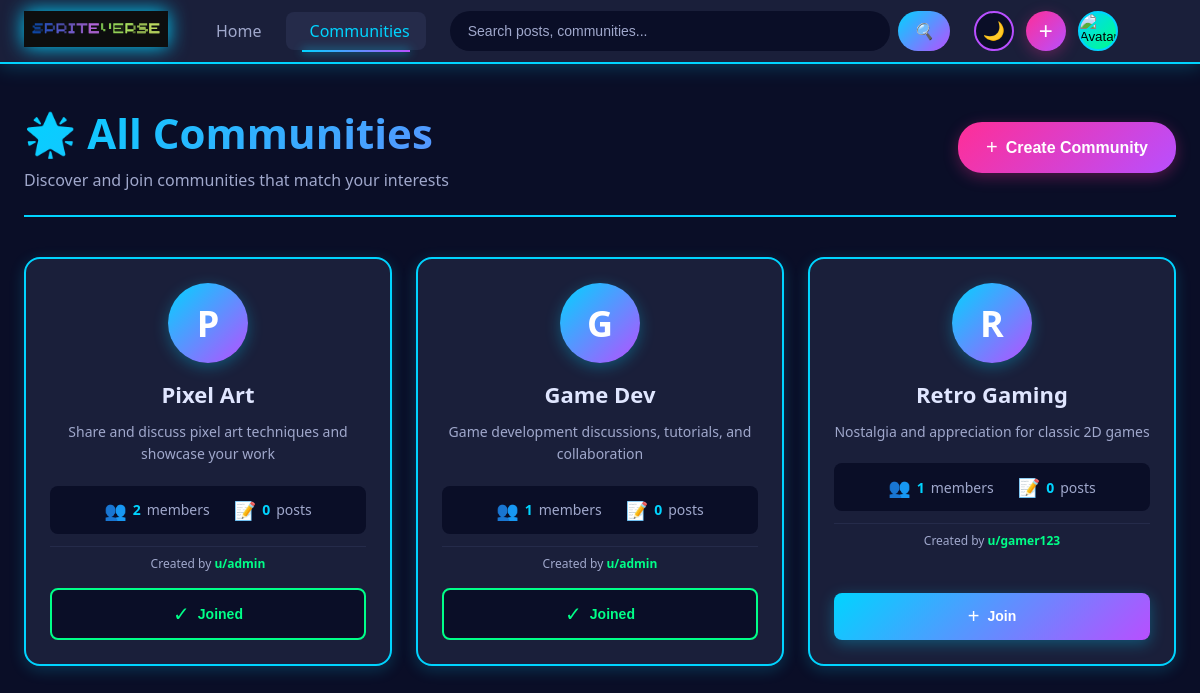
The page /communities.php (signed in) on the database its author committed.
### tables this page shows
CREATE TABLE communities (
    id INT AUTO_INCREMENT PRIMARY KEY,
    name VARCHAR(100) UNIQUE NOT NULL,
    description TEXT,
    icon_url VARCHAR(255) DEFAULT NULL,
    created_by INT NOT NULL,
    created_at TIMESTAMP DEFAULT CURRENT_TIMESTAMP,
    FOREIGN KEY (created_by) REFERENCES users(id) ON DELETE CASCADE,
    INDEX idx_name (name)
);

CREATE TABLE users (
    id INT AUTO_INCREMENT PRIMARY KEY,
    username VARCHAR(50) UNIQUE NOT NULL,
    email VARCHAR(100) UNIQUE NOT NULL,
    password_hash VARCHAR(255) NOT NULL,
    avatar_url VARCHAR(255) DEFAULT NULL,
    bio TEXT DEFAULT NULL,
    created_at TIMESTAMP DEFAULT CURRENT_TIMESTAMP,
    INDEX idx_username (username),
    INDEX idx_email (email)
);

### config.php (called while the page is built, shortened)
<?php
function isLoggedIn() {
  return isset($_SESSION['user_id']);
}
function getCurrentUserId() {
  return $_SESSION['user_id'] ?? null;
}
?>

### communities.php (the view, shortened to what this page needs)
<?php
require_once 'config.php';
$query = "SELECT
            c.id,
            c.name,
            c.description,
            c.icon_url,
            c.created_at,
            u.username as creator_username,
            COUNT(DISTINCT cm.id) as member_count,
            COUNT(DISTINCT p.id) as post_count
          FROM communities c
          LEFT JOIN users u ON c.created_by = u.id
          LEFT JOIN community_members cm ON c.id = cm.community_id
          LEFT JOIN posts p ON c.id = p.community_id
          GROUP BY c.id
          ORDER BY member_count DESC, c.created_at DESC";
$result = $conn->query($query);
$communities = [];
if ($result) {
  while ($row = $result->fetch_assoc()) {
    $communities[] = $row;
  }
}
$joinedCommunities = [];
if (isLoggedIn()) {
  $userId = getCurrentUserId();
  $joinedQuery = "SELECT community_id FROM community_members WHERE user_id = ?";
  $joinedStmt = $conn->prepare($joinedQuery);
  $joinedStmt->bind_param("i", $userId);
  $joinedStmt->execute();
  $joinedResult = $joinedStmt->get_result();
  while ($row = $joinedResult->fetch_assoc()) {
    $joinedCommunities[] = $row['community_id'];
  }
}
?>
<!DOCTYPE html>
<html lang="en">
<head>
  <link rel="stylesheet" href="css/navbar.css">
  <link rel="stylesheet" href="css/communities.css">
  <link rel="stylesheet" href="css/modal.css">
</head>
<body <?php echo isLoggedIn() ? 'data-logged-in="true"' : 'data-logged-in="false"'; ?>>
  <?php include 'navbar.php'; ?>
  <main class="communities-container">
    <section class="communities-header">
      <div class="header-content">
        <h1 class="page-title">🌟 All Communities</h1>
        <p class="page-subtitle">Discover and join communities that match your interests</p>
      </div>
      <?php if (isLoggedIn()): ?>
        <button class="create-community-btn" onclick="openCreateCommunityModal()">
          <span class="btn-icon">+</span>
          <span>Create Community</span>
        </button>
      <?php endif; ?>
    </section>
    <section class="communities-grid">
      <?php if (!empty($communities)): ?>
        <?php foreach ($communities as $community): ?>
          <article class="community-card">
            <div class="community-card-icon">
              <?php if ($community['icon_url']): ?>
                <img src="<?php echo htmlspecialchars($community['icon_url']); ?>" alt="<?php echo htmlspecialchars($community['name']); ?>">
              <?php else: ?>
                <span class="icon-placeholder-large">
                  <?php echo strtoupper(substr($community['name'], 0, 1)); ?>
                </span>
              <?php endif; ?>
            </div>
            <div class="community-card-content">
              <h2 class="community-card-title">
                <a href="community.php?id=<?php echo $community['id']; ?>">
                  <?php echo htmlspecialchars($community['name']); ?>
                </a>
              </h2>
              <p class="community-card-description">
                <?php echo htmlspecialchars(substr($community['description'], 0, 120)); ?>
              </p>
              <div class="community-card-stats">
                <span class="stat-item">
                  <span class="stat-icon">👥</span>
                  <span class="stat-value"><?php echo number_format($community['member_count']); ?></span>
                  <span class="stat-label">members</span>
                </span>
                <span class="stat-item">
                  <span class="stat-icon">📝</span>
                  <span class="stat-value"><?php echo number_format($community['post_count']); ?></span>
                  <span class="stat-label">posts</span>
                </span>
              </div>
              <div class="community-card-creator">
                Created by <span class="creator-name">u/<?php echo htmlspecialchars($community['creator_username']); ?></span>
              </div>
            </div>
            <div class="community-card-actions">
              <?php if (isLoggedIn()): ?>
                <?php if (in_array($community['id'], $joinedCommunities)): ?>
                  <button class="btn-joined" onclick="window.location.href='community.php?id=<?php echo $community['id']; ?>'">
                    <span class="btn-icon">✓</span>
                    <span>Joined</span>
                  </button>
                <?php else: ?>
                  <button class="btn-join" onclick="joinCommunity(<?php echo $community['id']; ?>, this)">
                    <span class="btn-icon">+</span>
                    <span>Join</span>
                  </button>
                <?php endif; ?>
              <?php endif; ?>
            </div>
          </article>
        <?php endforeach; ?>
      <?php endif; ?>
    </section>
  </main>
</body>
</html>

### css/navbar.css (style rules this page uses)
:root { --bg-primary: #0a0e27; --bg-secondary: #1a1f3a; --bg-hover: #252b4a; --text-primary: #e0e6ff; --text-secondary: #a0a8cc; --neon-blue: #00d4ff; --neon-purple: #b84fff; --neon-pink: #ff2e97; --neon-green: #00ff88; --shadow-glow: 0 0 20px rgba(0, 212, 255, 0.3); --navbar-height: 64px; }
* { margin: 0; padding: 0; box-sizing: border-box; }
body { font-family: 'Segoe UI', Tahoma, Geneva, Verdana, sans-serif; background-color: var(--bg-primary); color: var(--text-primary); transition: background-color 0.3s ease, color 0.3s ease; }

### css/communities.css (style rules this page uses)
.communities-container { max-width: 1400px; margin: 0 auto; padding: 40px 24px; min-height: calc(100vh - var(--navbar-height)); }
.communities-header { display: flex; align-items: center; justify-content: space-between; margin-bottom: 40px; padding-bottom: 24px; border-bottom: 2px solid var(--neon-blue); }
.header-content { flex: 1; }
.page-title { font-size: 42px; font-weight: 800; color: var(--text-primary); margin-bottom: 8px; background: linear-gradient(135deg, var(--neon-blue), var(--neon-purple)); -webkit-background-clip: text; -webkit-text-fill-color: transparent; background-clip: text; }
.page-subtitle { font-size: 16px; color: var(--text-secondary); }
.create-community-btn { padding: 14px 28px; background: linear-gradient(135deg, var(--neon-pink), var(--neon-purple)); border: none; border-radius: 24px; color: white; font-weight: 700; font-size: 16px; cursor: pointer; display: flex; align-items: center; gap: 8px; transition: all 0.3s ease; box-shadow: 0 4px 15px rgba(255, 46, 151, 0.3); }
.btn-icon { font-size: 20px; font-weight: 300; }
.communities-grid { display: grid; grid-template-columns: repeat(auto-fill, minmax(320px, 1fr)); gap: 24px; }
.community-card { background-color: var(--bg-secondary); border: 2px solid var(--neon-blue); border-radius: 16px; padding: 24px; display: flex; flex-direction: column; gap: 16px; transition: all 0.3s ease; box-shadow: 0 4px 15px rgba(0, 212, 255, 0.2); }
.community-card-icon { width: 80px; height: 80px; border-radius: 50%; overflow: hidden; background: linear-gradient(135deg, var(--neon-blue), var(--neon-purple)); display: flex; align-items: center; justify-content: center; margin: 0 auto; box-shadow: 0 4px 15px rgba(0, 212, 255, 0.3); }
.icon-placeholder-large { color: white; font-size: 36px; font-weight: 700; }
.community-card-content { flex: 1; display: flex; flex-direction: column; gap: 12px; text-align: center; }
.community-card-title { font-size: 22px; font-weight: 700; margin: 0; }
.community-card-title a { color: var(--text-primary); text-decoration: none; transition: color 0.3s ease; }
.community-card-description { color: var(--text-secondary); font-size: 14px; line-height: 1.6; margin: 0; }
.community-card-stats { display: flex; align-items: center; justify-content: center; gap: 24px; padding: 12px; background-color: var(--bg-primary); border-radius: 8px; margin-top: 8px; }
.stat-item { display: flex; align-items: center; gap: 6px; font-size: 14px; }
.stat-icon { font-size: 18px; }
.stat-value { color: var(--neon-blue); font-weight: 700; }
.stat-label { color: var(--text-secondary); }
.community-card-creator { font-size: 12px; color: var(--text-secondary); padding-top: 8px; border-top: 1px solid var(--bg-hover); }
.creator-name { color: var(--neon-green); font-weight: 600; }
.community-card-actions { display: flex; gap: 8px; }
.btn-join, .btn-joined, .btn-view { flex: 1; padding: 12px 20px; border: none; border-radius: 8px; font-weight: 600; font-size: 14px; cursor: pointer; display: flex; align-items: center; justify-content: center; gap: 8px; transition: all 0.3s ease; }
.btn-join { background: linear-gradient(135deg, var(--neon-blue), var(--neon-purple)); color: white; box-shadow: 0 4px 15px rgba(0, 212, 255, 0.3); }
.btn-joined { background-color: var(--bg-primary); color: var(--neon-green); border: 2px solid var(--neon-green); }

### rows shown on the page
communities: name "P", name "Pixel Art", description "Share and discuss pixel art techniques and showcase your work", member_count "2", post_count "0", created_by.username "admin"
communities: name "G", name "Game Dev", description "Game development discussions, tutorials, and collaboration", member_count "1", post_count "0", created_by.username "admin"
communities: name "R", name "Retro Gaming", description "Nostalgia and appreciation for classic 2D games", member_count "1", post_count "0", created_by.username "gamer123"
